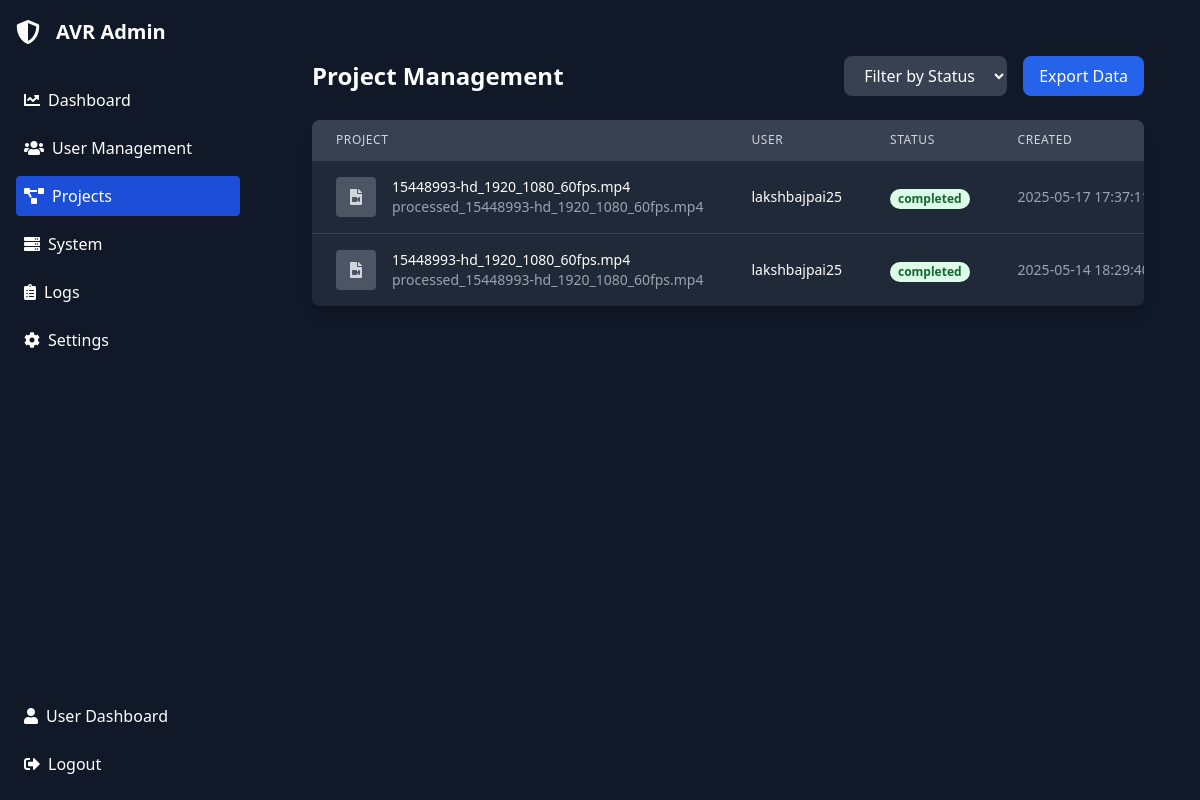
The app's page /admin/projects (signed in) with its own data.
### tables this page shows
CREATE TABLE projects (
    id INTEGER PRIMARY KEY AUTOINCREMENT,
    user_id INTEGER NOT NULL,
    filename TEXT NOT NULL,
    original_filename TEXT NOT NULL,
    created_at TIMESTAMP DEFAULT CURRENT_TIMESTAMP,
    status TEXT DEFAULT 'completed',
    processing_start TIMESTAMP,
    processing_end TIMESTAMP,
    aspect_ratio TEXT,
    subject_focus_mode TEXT,
    focus_coordinates TEXT,  -- Stored as JSON string
    original_size INTEGER,   -- In bytes
    processed_size INTEGER,  -- In bytes
    thumbnail_path TEXT,
    processing_parameters TEXT, is_favorite BOOLEAN DEFAULT 0,  -- Stored as JSON string
    FOREIGN KEY (user_id) REFERENCES users (id)
);

CREATE TABLE users (
    id INTEGER PRIMARY KEY AUTOINCREMENT,
    username TEXT UNIQUE NOT NULL,
    email TEXT UNIQUE NOT NULL,
    password_hash TEXT NOT NULL,
    first_name TEXT NOT NULL,
    last_name TEXT NOT NULL,
    created_at TIMESTAMP DEFAULT CURRENT_TIMESTAMP
, is_admin BOOLEAN DEFAULT 0, last_login TIMESTAMP, is_active BOOLEAN DEFAULT 1);

### app.py (the view)
@app.route('/admin/projects')
@admin_required
def admin_projects():
    db = get_db()
    projects = db.execute('''
        SELECT p.*, u.username
        FROM projects p
        JOIN users u ON p.user_id = u.id
        ORDER BY p.created_at DESC
    ''').fetchall()
    return render_template('admin_projects.html', projects=projects)

### app.py (called while the page is built)
def get_db():
    db = sqlite3.connect('instance/avr.db')
    db.row_factory = sqlite3.Row
    return db

@login_manager.user_loader
def load_user(user_id):
    db = get_db()
    user = db.execute('SELECT * FROM users WHERE id = ?', (user_id,)).fetchone()
    db.close()
    if user:
        return User(user['id'], user['username'], user['email'], user['first_name'], user['last_name'])
    return None

def admin_required(f):
    @wraps(f)
    def decorated_function(*args, **kwargs):
        if not current_user.is_authenticated:
            flash('Please log in as admin to access this page.', 'error')
            return redirect(url_for('admin_login'))
        db = get_db()
        user = db.execute('SELECT is_admin FROM users WHERE id = ?', (current_user.id,)).fetchone()
        db.close()
        if not user or not user['is_admin']:
            flash('You need admin privileges to access this page.', 'error')
            return redirect(url_for('admin_login'))
        return f(*args, **kwargs)
    return decorated_function

### Templates/admin_projects.html (shortened to what this page needs)
{% extends "admin_base.html" %}
{% block admin_content %}
<div class="main-content rounded-lg p-6">
    <div class="flex justify-between items-center mb-6">
        <h2 class="text-2xl font-semibold">Project Management</h2>
        <div class="flex space-x-4">
            <select class="bg-gray-700 text-white px-4 py-2 rounded-lg">
                <option value="">Filter by Status</option>
            </select>
            <button class="bg-blue-600 text-white px-4 py-2 rounded-lg hover:bg-blue-700 transition duration-300">
                Export Data
            </button>
        </div>
    </div>
    <div class="bg-gray-800 rounded-lg shadow-lg overflow-hidden">
        <div class="overflow-x-auto">
            <table class="min-w-full divide-y divide-gray-700">
                <thead class="bg-gray-700">
                    <tr>
                        <th class="px-6 py-3 text-left text-xs font-medium text-gray-300 uppercase tracking-wider">Project</th>
                        <th class="px-6 py-3 text-left text-xs font-medium text-gray-300 uppercase tracking-wider">User</th>
                        <th class="px-6 py-3 text-left text-xs font-medium text-gray-300 uppercase tracking-wider">Status</th>
                        <th class="px-6 py-3 text-left text-xs font-medium text-gray-300 uppercase tracking-wider">Created</th>
                    </tr>
                </thead>
                <tbody class="divide-y divide-gray-700">
                    {% for project in projects %}
                    <tr>
                        <td class="px-6 py-4 whitespace-nowrap">
                            <div class="flex items-center">
                                <div class="flex-shrink-0 h-10 w-10">
                                    <div class="h-10 w-10 rounded bg-gray-600 flex items-center justify-center">
                                        <i class="fas fa-file-video text-gray-300"></i>
                                    </div>
                                </div>
                                <div class="ml-4">
                                    <div class="text-sm font-medium text-white">{{ project.original_filename }}</div>
                                    <div class="text-sm text-gray-400">{{ project.filename }}</div>
                                </div>
                            </div>
                        </td>
                        <td class="px-6 py-4 whitespace-nowrap">
                            <div class="text-sm text-white">{{ project.username }}</div>
                        </td>
                        <td class="px-6 py-4 whitespace-nowrap">
                            <span class="px-2 inline-flex text-xs leading-5 font-semibold rounded-full
                                {% if project.status == 'completed' %}
                                    bg-green-100 text-green-800
                                {% elif project.status == 'processing' %}
                                    bg-yellow-100 text-yellow-800
                                {% else %}
                                    bg-red-100 text-red-800
                                {% endif %}">
                                {{ project.status }}
                            </span>
                        </td>
                        <td class="px-6 py-4 whitespace-nowrap text-sm text-gray-400">
                            {{ project.created_at }}
                        </td>
                    </tr>
                    {% endfor %}
                </tbody>
            </table>
        </div>
    </div>
</div>
{% endblock %}

### Templates/admin_base.html (shortened to what this page needs)
<!DOCTYPE html>
<html lang="en">
<head>
    <link rel="stylesheet" href="https://cdnjs.cloudflare.com/ajax/libs/font-awesome/5.15.4/css/all.min.css">
    <script src="https://cdn.tailwindcss.com"></script>
</head>
<body class="bg-gray-900 min-h-screen text-white">
<div class="flex h-screen">
    <div class="sidebar w-64 p-4 flex flex-col bg-gray-900 text-white min-h-screen">
        <div class="flex items-center space-x-4 mb-8">
            <i class="fas fa-shield-alt text-2xl"></i>
            <h1 class="text-xl font-semibold">AVR Admin</h1>
        </div>
        <nav class="flex-1">
            <a href="{{ url_for('admin_dashboard') }}" class="flex items-center space-x-2 p-2 rounded hover:bg-gray-700 mb-2 {% if request.endpoint == 'admin_dashboard' %}bg-blue-700{% endif %}">
                <i class="fas fa-chart-line"></i>
                <span>Dashboard</span>
            </a>
            <a href="{{ url_for('admin_users') }}" class="flex items-center space-x-2 p-2 rounded hover:bg-gray-700 mb-2 {% if request.endpoint == 'admin_users' %}bg-blue-700{% endif %}">
                <i class="fas fa-users"></i>
                <span>User Management</span>
            </a>
            <a href="{{ url_for('admin_projects') }}" class="flex items-center space-x-2 p-2 rounded hover:bg-gray-700 mb-2 {% if request.endpoint == 'admin_projects' %}bg-blue-700{% endif %}">
                <i class="fas fa-project-diagram"></i>
                <span>Projects</span>
            </a>
            <a href="{{ url_for('admin_system') }}" class="flex items-center space-x-2 p-2 rounded hover:bg-gray-700 mb-2 {% if request.endpoint == 'admin_system' %}bg-blue-700{% endif %}">
                <i class="fas fa-server"></i>
                <span>System</span>
            </a>
            <a href="{{ url_for('admin_logs') }}" class="flex items-center space-x-2 p-2 rounded hover:bg-gray-700 mb-2 {% if request.endpoint == 'admin_logs' %}bg-blue-700{% endif %}">
                <i class="fas fa-clipboard-list"></i>
                <span>Logs</span>
            </a>
            <a href="{{ url_for('admin_settings') }}" class="flex items-center space-x-2 p-2 rounded hover:bg-gray-700 mb-2 {% if request.endpoint == 'admin_settings' %}bg-blue-700{% endif %}">
                <i class="fas fa-cog"></i>
                <span>Settings</span>
            </a>
        </nav>
        <div class="mt-auto">
            <a href="{{ url_for('dashboard') }}" class="flex items-center space-x-2 p-2 rounded hover:bg-gray-700 mb-2">
                <i class="fas fa-user"></i>
                <span>User Dashboard</span>
            </a>
            <a href="{{ url_for('logout') }}" class="flex items-center space-x-2 p-2 rounded hover:bg-gray-700">
                <i class="fas fa-sign-out-alt"></i>
                <span>Logout</span>
            </a>
        </div>
    </div>
    <div class="flex-1 p-8 overflow-y-auto">
        {% block admin_content %}{% endblock %}
    </div>
</div>
</body>
</html>

### records on screen
projects: original_filename "15448993-hd_1920_1080_60fps.mp4", filename "processed_15448993-hd_1920_1080_60fps.mp4", username "lakshbajpai25", status "completed", created_at "2025-05-17…"
projects: original_filename "15448993-hd_1920_1080_60fps.mp4", filename "processed_15448993-hd_1920_1080_60fps.mp4", username "lakshbajpai25", status "completed", created_at "2025-05-14…"
